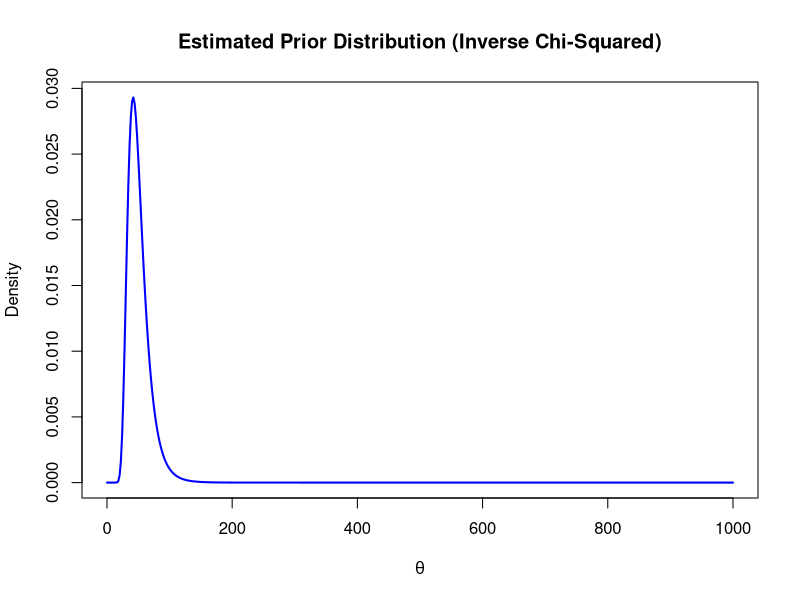
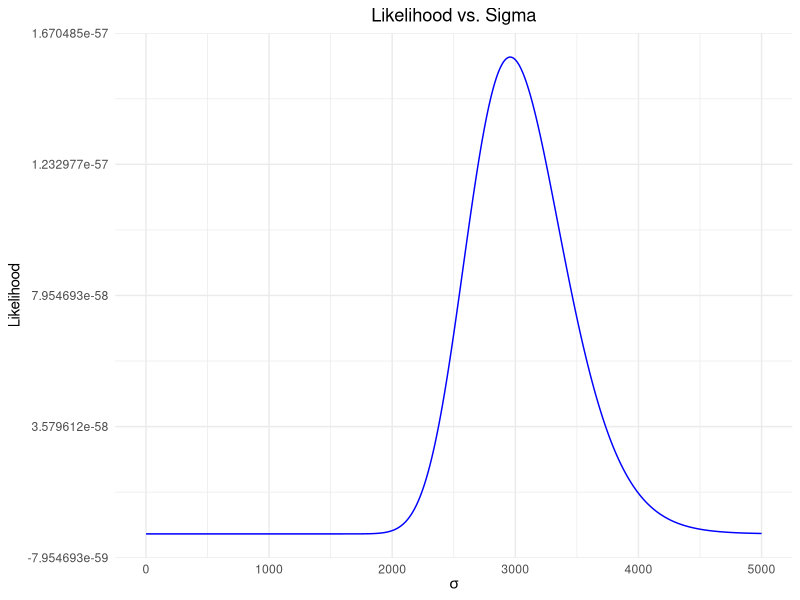
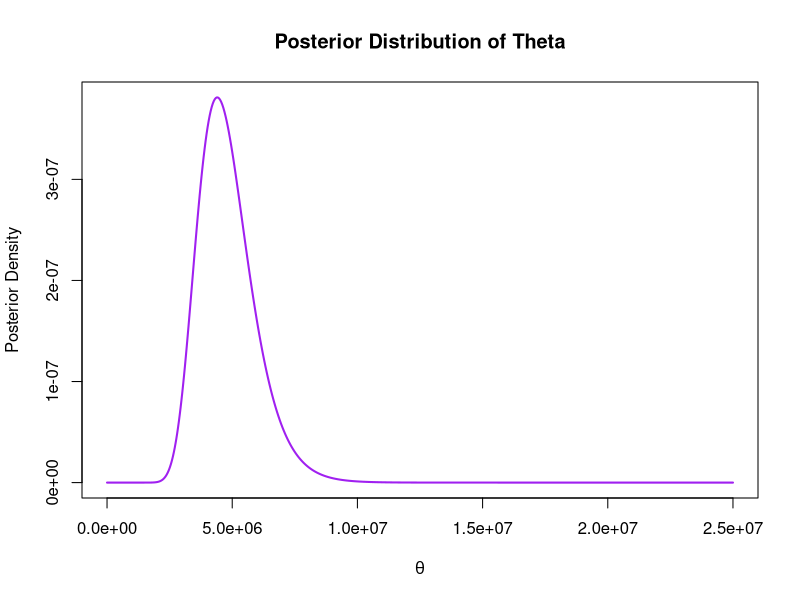

Write the R code that produced these figures, in order.
## ---- chunk 1
# Define the dartboard parameters (in mm)
bullseye_inner_radius <- 12.7
bullseye_outer_radius <- 31.8
triple_ring_inner_radius <- 99
triple_ring_outer_radius <- 107
double_ring_inner_radius <- 162
double_ring_outer_radius <- 170
## ---- chunk 2
get_dartboard_region_vectorized <- function(x, y) {
  # Constants
  segment_numbers <- c(20, 1, 18, 4, 13, 6, 10, 15, 2, 17,
                       3, 19, 7, 16, 8, 11, 14, 9, 12, 5)
  segment_width <- 360 / 20

  bull_inner <- 6.35
  bull_outer <- 15.9
  triple_inner <- 99
  triple_outer <- 107
  double_inner <- 162
  double_outer <- 170

  r <- sqrt(x^2 + y^2)
  theta <- (90 - atan2(y, x) * 180 / pi) %% 360
  segment_idx <- floor(theta / segment_width) + 1
  segment <- segment_numbers[segment_idx]

  region <- character(length(x))

  region[r <= bull_inner] <- "Bull"
  region[r > bull_inner & r <= bull_outer] <- "Outer Bull"
  region[r > bull_outer & r <= triple_inner] <- paste0("Single (Inner) ", segment[r > bull_outer & r <= triple_inner])
  region[r > triple_inner & r <= triple_outer] <- paste0("T", segment[r > triple_inner & r <= triple_outer])
  region[r > triple_outer & r <= double_inner] <- paste0("Single (Outer) ", segment[r > triple_outer & r <= double_inner])
  region[r > double_inner & r <= double_outer] <- paste0("D", segment[r > double_inner & r <= double_outer])
  region[r > double_outer] <- "Miss"

  return(region)
}
## ---- chunk 3
is_inside_region_vectorized <- function(x, y, target_region) {
  regions <- get_dartboard_region_vectorized(x, y)
  return(regions == target_region)
}

## ---- chunk 4
library(MASS)
library(mvtnorm)
library(stats4)

# Bullseye annuli radii (explicit computation possible)
bull_radii <- c(0, 6.35, 15.9, 99, 107, 162, 170)

# Function to compute exact probability for bullseye annuli
dart_annulus_probability <- function(r1, r2, sigma2) {
  pchisq(r2^2 / sigma2, df = 2) - pchisq(r1^2 / sigma2, df = 2)
}

# Log-likelihood function for Bullseye using exact annulus probabilities
log_likelihood_bull_ab <- function(a, b, observed_counts, radii = bull_radii, n_theta_samples = 5000) {
  if (a <= 0 || b <= 0) return(-Inf)

  # Sample theta from inverse-chi-squared(a, b)
  theta_samples <- b / rchisq(n_theta_samples, df = a)
  logL_total <- 0

  for (i in seq_along(observed_counts)) {
    n_obs <- observed_counts[i]
    if (n_obs == 0) next

    probs <- dart_annulus_probability(radii[i], radii[i+1], theta_samples)
    avg_prob <- mean(probs)
    avg_prob <- max(avg_prob, 1e-12)

    logL_total <- logL_total + n_obs * log(avg_prob)
  }
  return(logL_total)
}

# Wrapper for stats4::mle for Bullseye
mle_bull_ab <- function(observed_counts, radii = bull_radii) {
  neg_log_likelihood <- function(a, b) {
    -log_likelihood_bull_ab(a, b, observed_counts, radii)
  }

  mle_result <- mle(neg_log_likelihood, start = list(a = 5, b = 1000), method = "L-BFGS-B", lower = c(0.1, 0.1))
  return(mle_result)
}

# Example usage for Bullseye data:
set.seed(123)
observed_counts_bull <- c(14, 48, 3, 0, 0, 0)  # Example observed annulus counts

mle_result_bull <- mle_bull_ab(observed_counts_bull)
summary(mle_result_bull)
## ---- chunk 5
# Extract MLE estimates of a and b
mle_a <- coef(mle_result_bull)[["a"]]
mle_b <- coef(mle_result_bull)[["b"]]

# Define Inverse Chi-Squared density
dinvchisq <- function(theta, a, b) {
  const <- (b/2)^(a/2) / gamma(a/2)
  const * theta^(-(a/2 + 1)) * exp(-b / (2 * theta))
}

# Create a range of theta values for plotting
theta_vals <- seq(0.1, 1000, length.out = 500)
density_vals <- dinvchisq(theta_vals, mle_a, mle_b)

# Plot the prior density
plot(theta_vals, density_vals, type = "l", lwd = 2, col = "blue",
     main = "Estimated Prior Distribution (Inverse Chi-Squared)",
     xlab = expression(theta), ylab = "Density")
## ---- chunk 6
log_likelihood <- function(sigma, counts, radii, tol = 1e-12) {
  if (sigma <= 0) return(-Inf)
  
  scaled_radii_sq <- (radii^2) / sigma
  F_values <- pchisq(scaled_radii_sq, df = 2)
  probs <- diff(F_values)
  
  # Apply tolerance: replace very small probabilities with a tiny value
  probs[probs < tol] <- tol
  
  logL <- sum(counts * log(probs))
  return(logL)
}
## ---- chunk 7
radii <- c(0,         # r_{D_0} = 0
           6.35,      # Bullseye (inner bull)
           15.9,      # Outer bull
           99,        # Triple ring inner
           107,       # Triple ring outer
           162,       # Double ring inner
           170)       # Double ring outer (r_{D_R})

counts <- c(8,4,30,20,4,0)  # Example: counts for each annulus
sigma_guess <- 1                       # Initial guess for sigma

log_likelihood(sigma_guess, counts, radii)
## ---- chunk 8
library(ggplot2)


sigma_vals <- seq(1, 5000, length.out = 500)
logL_vals <- sapply(sigma_vals, log_likelihood, counts = counts, radii = radii)
likelihood_vals <- exp(logL_vals)  # Convert to likelihood

# Create data frame for plotting
df <- data.frame(sigma = sigma_vals, likelihood = likelihood_vals)

# Plot likelihood
ggplot(df, aes(x = sigma, y = likelihood)) +
  geom_line(color = "blue") +
  labs(title = "Likelihood vs. Sigma",
       x = expression(sigma),
       y = "Likelihood") +
  theme_minimal() +
  theme(plot.title = element_text(hjust = 0.5))
## ---- chunk 9
library(pracma)  # For trapz() to numerically integrate

# Assume: sigma_vals, logL_vals, and likelihood_vals are already computed

# Convert sigma^2 to theta (variance parameter)
theta_vals <- sigma_vals^2

# Define Inverse Chi-Squared density (same as before)
dinvchisq <- function(theta, a, b) {
  const <- (b/2)^(a/2) / gamma(a/2)
  const * theta^(-(a/2 + 1)) * exp(-b / (2 * theta))
}

# Example: Use MLE estimates for prior
mle_a <- coef(mle_result_bull)[["a"]]
mle_b <- coef(mle_result_bull)[["b"]]

# Evaluate prior at theta values
prior_vals <- dinvchisq(theta_vals, mle_a, mle_b)

# Compute unnormalized posterior
unnormalized_posterior <- likelihood_vals * prior_vals

# Normalize posterior
posterior_vals <- unnormalized_posterior / trapz(theta_vals, unnormalized_posterior)

# Plot posterior
plot(theta_vals, posterior_vals, type = "l", lwd = 2, col = "purple",
     main = "Posterior Distribution of Theta",
     xlab = expression(theta), ylab = "Posterior Density")
